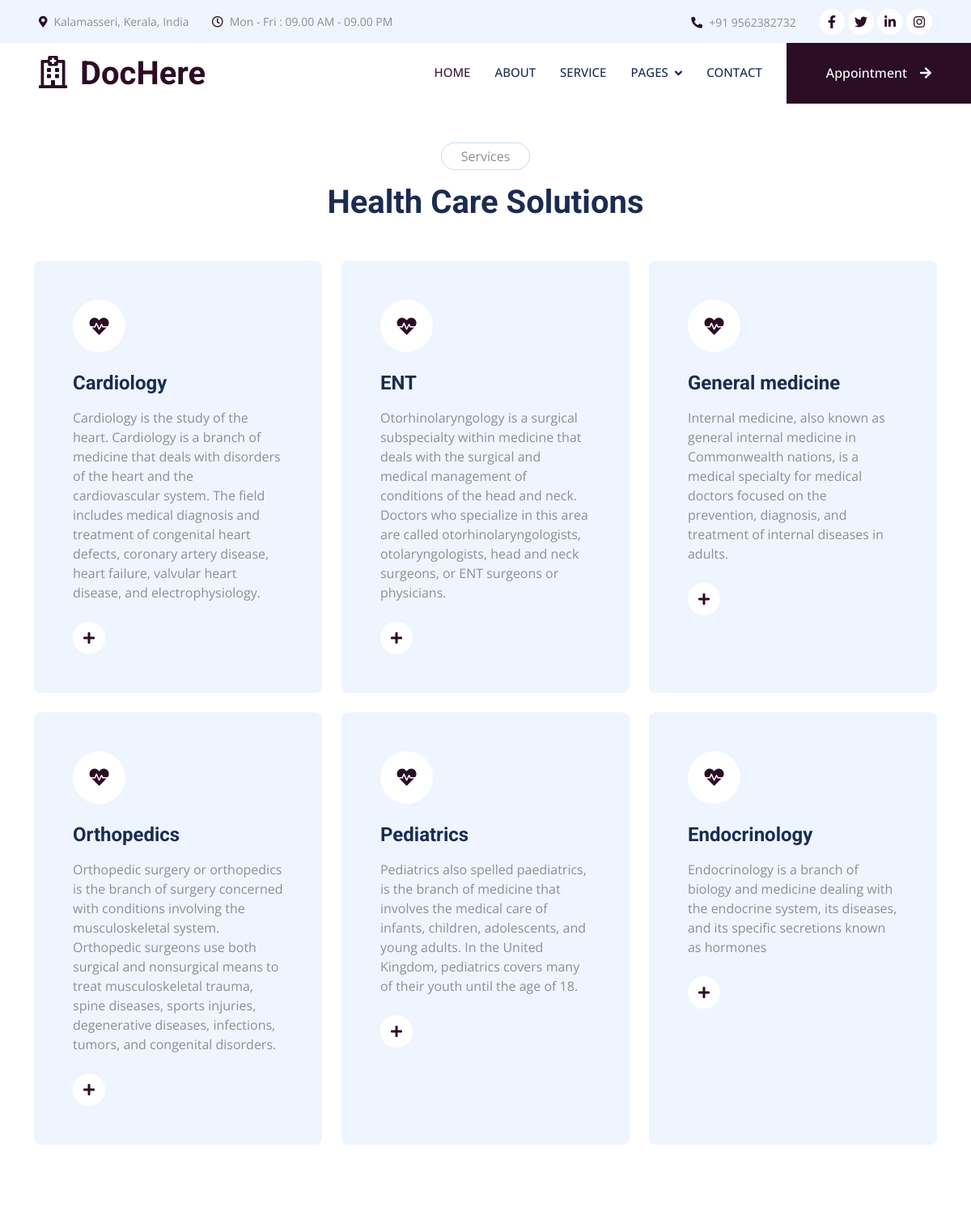
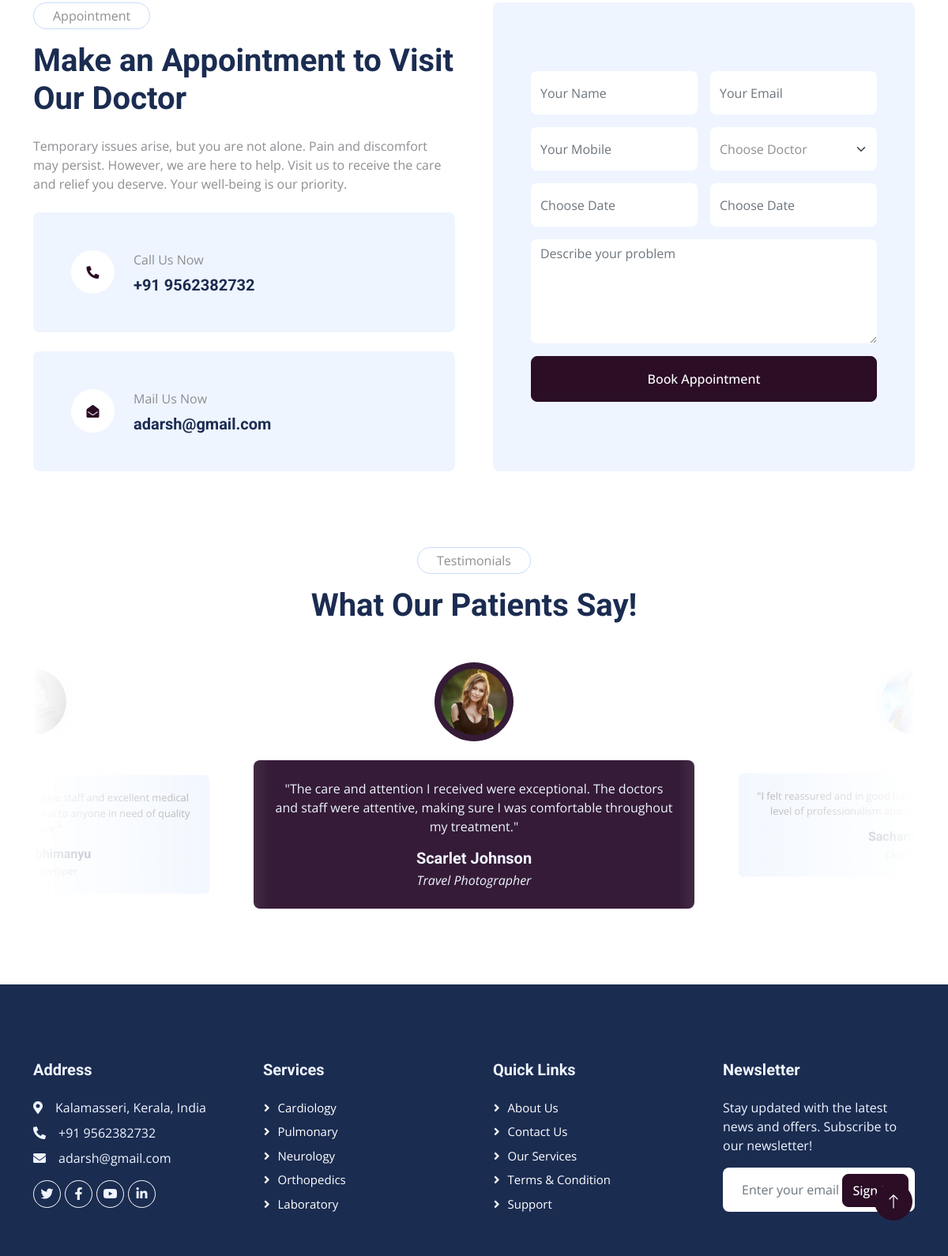
The app's page /service with its own data (2 pictures, top to bottom).
### hospital/models.py (models this page shows, shortened)
class Department(models.Model):
    dept_name = models.TextField(max_length=50)
    dept_desc = models.TextField(max_length=350)

### hospital/views.py (the view)
# urls.py: path("service", views.service, name="service"),
def service(request):
     department = Department.objects.all()
     doctor = Doctor.objects.all()
     context= {
          "department": department,
          "doctor": doctor
     }
     return render(request, 'service.html', context)

### hospital/templates/service.html (shortened to what this page needs)
{% extends "base.html" %}
{% load static %}
{% block content %}
<div class="container-xxl py-5">
    <div class="container">
        <div class="text-center mx-auto mb-5 wow fadeInUp" data-wow-delay="0.1s" style="max-width: 600px;">
            <p class="d-inline-block border rounded-pill py-1 px-4">Services</p>
            <h1>Health Care Solutions</h1>
        </div>
        <div class="row g-4">
            {% for dep in department%}
            <div class="col-lg-4 col-md-6 wow fadeInUp" data-wow-delay="0.1s">
                <div class="service-item bg-light rounded h-100 p-5">
                    <div class="d-inline-flex align-items-center justify-content-center bg-white rounded-circle mb-4" style="width: 65px; height: 65px;">
                        <i class="fa fa-heartbeat text-primary fs-4"></i>
                    </div>
                    <h4 class="mb-3">{{dep.dept_name}}</h4>
                    <p class="mb-4">{{dep.dept_desc}}</p>
                    <a class="btn" href=""><i class="fa fa-plus text-primary me-3"></i>Learn More</a>
                </div>
            </div>
            {% endfor %}
        </div>
    </div>
</div>
<div class="container-xxl py-5">
    <div class="container">
        <div class="row g-5">
            <div class="col-lg-6 wow fadeInUp" data-wow-delay="0.1s">
                <p class="d-inline-block border rounded-pill py-1 px-4">Appointment</p>
                <h1 class="mb-4">Make an Appointment to Visit Our Doctor</h1>
                <p class="mb-4">
                   Temporary issues arise, but you are not alone. Pain and discomfort may persist. However, we are here to help. Visit us to receive the care and relief you deserve. Your well-being is our priority.
                </p>
                <div class="bg-light rounded d-flex align-items-center p-5 mb-4">
                    <div class="d-flex flex-shrink-0 align-items-center justify-content-center rounded-circle bg-white" style="width: 55px; height: 55px;">
                        <i class="fa fa-phone-alt text-primary"></i>
                    </div>
                    <div class="ms-4">
                        <p class="mb-2">Call Us Now</p>
                        <h5 class="mb-0">+91 9562382732</h5>
                    </div>
                </div>
                <div class="bg-light rounded d-flex align-items-center p-5">
                    <div class="d-flex flex-shrink-0 align-items-center justify-content-center rounded-circle bg-white" style="width: 55px; height: 55px;">
                        <i class="fa fa-envelope-open text-primary"></i>
                    </div>
                    <div class="ms-4">
                        <p class="mb-2">Mail Us Now</p>
                        <h5 class="mb-0">adarsh@gmail.com</h5>
                    </div>
                </div>
            </div>
            <div class="col-lg-6 wow fadeInUp" data-wow-delay="0.5s">
                <div class="bg-light rounded h-100 d-flex align-items-center p-5">
                    <form>
                        <div class="row g-3">
                            <div class="col-12 col-sm-6">
                                <input type="text" class="form-control border-0" placeholder="Your Name" style="height: 55px;">
                            </div>
                            <div class="col-12 col-sm-6">
                                <input type="email" class="form-control border-0" placeholder="Your Email" style="height: 55px;">
                            </div>
                            <div class="col-12 col-sm-6">
                                <input type="text" class="form-control border-0" placeholder="Your Mobile" style="height: 55px;">
                            </div>
                            <div class="col-12 col-sm-6">
                                <select class="form-select border-0" style="height: 55px;">
                                    <option selected>Choose Doctor</option>
                                </select>
                            </div>
                            <div class="col-12 col-sm-6">
                                <div class="date" id="date" data-target-input="nearest">
                                    <input type="text"
                                        class="form-control border-0 datetimepicker-input"
                                        placeholder="Choose Date" data-target="#date" data-toggle="datetimepicker" style="height: 55px;">
                                </div>
                            </div>
                            <div class="col-12 col-sm-6">
                                <div class="time" id="time" data-target-input="nearest">
                                    <input type="text"
                                        class="form-control border-0 datetimepicker-input"
                                        placeholder="Choose Date" data-target="#time" data-toggle="datetimepicker" style="height: 55px;">
                                </div>
                            </div>
                            <div class="col-12">
                                <textarea class="form-control border-0" rows="5" placeholder="Describe your problem"></textarea>
                            </div>
                            <div class="col-12">
                                <button class="btn btn-primary w-100 py-3" type="submit">Book Appointment</button>
                            </div>
                        </div>
                    </form>
                </div>
            </div>
        </div>
    </div>
</div>
<div class="container-xxl py-5">
    <div class="container">
        <div class="text-center mx-auto mb-5 wow fadeInUp" data-wow-delay="0.1s" style="max-width: 600px;">
            <p class="d-inline-block border rounded-pill py-1 px-4">Testimonials</p>
            <h1>What Our Patients Say!</h1>
        </div>
        <div class="owl-carousel testimonial-carousel wow fadeInUp" data-wow-delay="0.1s">
            <div class="testimonial-item text-center">
                <img class="img-fluid bg-light rounded-circle p-2 mx-auto mb-4" src="{% static 'img/testimonial-1.jpg' %}" style="width: 100px; height: 100px;">
                <div class="testimonial-text rounded text-center p-4">
                    <p>"The care and attention I received were exceptional. The doctors and staff were attentive, making sure I was comfortable throughout my treatment."</p>
                    <h5 class="mb-1">Scarlet Johnson</h5>
                    <span class="fst-italic">Travel Photographer</span>
                </div>
            </div>
            <div class="testimonial-item text-center">
                <img class="img-fluid bg-light rounded-circle p-2 mx-auto mb-4" src="{% static 'img/testimonial-2.jpg' %}" style="width: 100px; height: 100px;">
                <div class="testimonial-text rounded text-center p-4">
                    <p>"I felt reassured and in good hands from the moment I arrived. The level of professionalism and care exceeded my expectations."</p>
                    <h5 class="mb-1">Sacharia Pothen</h5>
                    <span class="fst-italic">Civil Engineer</span>
                </div>
            </div>
            <div class="testimonial-item text-center">
                <img class="img-fluid bg-light rounded-circle p-2 mx-auto mb-4" src="{% static 'img/testimonial-3.jpg' %}" style="width: 100px; height: 100px;">
                <div class="testimonial-text rounded text-center p-4">
                    <p>"A wonderful experience with attentive staff and excellent medical care. I highly recommend this hospital to anyone in need of quality healthcare."</p>
                    <h5 class="mb-1">Sidharth Abhimanyu</h5>
                    <span class="fst-italic">SOftware Developer</span>
                </div>
            </div>
        </div>
    </div>
</div>
{% endblock content %}

### hospital/static/css/style.css (style rules this page uses)
:root { --primary: #351b37; --light: #EFF5FF; --dark: #1B2C51; }
.btn { font-weight: 500; transition: .5s; }
.btn.btn-primary, .btn.btn-secondary { color: #FFFFFF; }
.service-item { transition: .5s; }
.service-item .btn { width: 40px; height: 40px; display: inline-flex; align-items: center; background: #FFFFFF; border-radius: 40px; white-space: nowrap; overflow: hidden; transition: .5s; }
.testimonial-carousel::before { position: absolute; content: ""; top: 0; left: 0; height: 100%; width: 0; background: linear-gradient(to right, rgba(255, 255, 255, 1) 0%, rgba(255, 255, 255, 0) 100%); z-index: 1; }
.testimonial-carousel::after { position: absolute; content: ""; top: 0; right: 0; height: 100%; width: 0; background: linear-gradient(to left, rgba(255, 255, 255, 1) 0%, rgba(255, 255, 255, 0) 100%); z-index: 1; }
@media (min-width: 768px) { .testimonial-carousel::before, .testimonial-carousel::after { width: 200px; } }
@media (min-width: 992px) { .testimonial-carousel::before, .testimonial-carousel::after { width: 300px; } }
.testimonial-carousel .owl-item .testimonial-text { background: var(--light); transform: scale(.8); transition: .5s; }
.testimonial-carousel .owl-item.center .testimonial-text { background: var(--primary); transform: scale(1); }
.testimonial-carousel .owl-item .testimonial-text *, .testimonial-carousel .owl-item .testimonial-item img { transition: .5s; }
.testimonial-carousel .owl-item.center .testimonial-text * { color: var(--light) !important; }
.testimonial-carousel .owl-item.center .testimonial-item img { background: var(--primary) !important; }

### records on screen
Department: dept_name "Cardiology", dept_desc "Cardiology is the study of the heart. Cardiology is a branch of medicine that deals with disorders of the heart and the cardiovascular system. The field includes medical diagnosis and treatment of congenital heart defects, coronary artery disease, heart failure, valvular heart disease, and electrophysiology."
Department: dept_name "ENT", dept_desc "Otorhinolaryngology is a surgical subspecialty within medicine that deals with the surgical and medical management of conditions of the head and neck. Doctors who specialize in this area are called otorhinolaryngologists, otolaryngologists, head and neck surgeons, or ENT surgeons or physicians."
Department: dept_name "General medicine", dept_desc "Internal medicine, also known as general internal medicine in Commonwealth nations, is a medical specialty for medical doctors focused on the prevention, diagnosis, and treatment of internal diseases in adults."
Department: dept_name "Orthopedics", dept_desc "Orthopedic surgery or orthopedics is the branch of surgery concerned with conditions involving the musculoskeletal system. Orthopedic surgeons use both surgical and nonsurgical means to treat musculoskeletal trauma, spine diseases, sports injuries, degenerative diseases, infections, tumors, and congenital disorders."
Department: dept_name "Pediatrics", dept_desc "Pediatrics also spelled paediatrics, is the branch of medicine that involves the medical care of infants, children, adolescents, and young adults. In the United Kingdom, pediatrics covers many of their youth until the age of 18."
Department: dept_name "Endocrinology", dept_desc "Endocrinology is a branch of biology and medicine dealing with the endocrine system, its diseases, and its specific secretions known as hormones"
